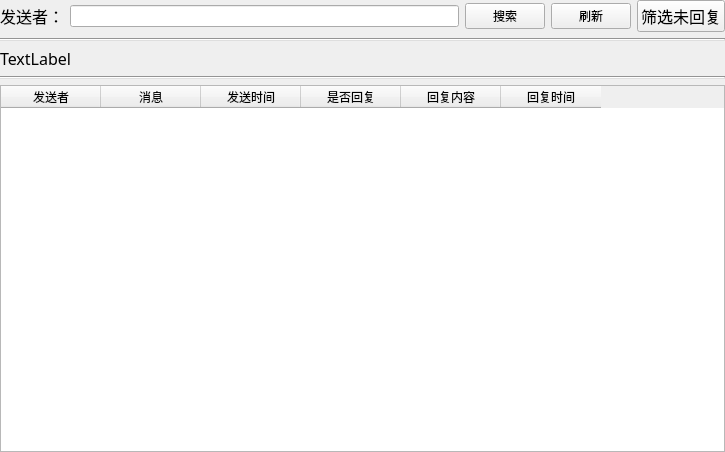
<?xml version="1.0" encoding="UTF-8"?>
<ui version="4.0">
 <class>Form</class>
 <widget class="QWidget" name="Form">
  <property name="geometry">
   <rect>
    <x>0</x>
    <y>0</y>
    <width>725</width>
    <height>452</height>
   </rect>
  </property>
  <property name="windowTitle">
   <string>Form</string>
  </property>
  <layout class="QGridLayout" name="gridLayout">
   <property name="leftMargin">
    <number>0</number>
   </property>
   <property name="topMargin">
    <number>0</number>
   </property>
   <property name="rightMargin">
    <number>0</number>
   </property>
   <property name="bottomMargin">
    <number>0</number>
   </property>
   <item row="0" column="0">
    <layout class="QVBoxLayout" name="verticalLayout">
     <item>
      <layout class="QHBoxLayout" name="horizontalLayout">
       <item>
        <widget class="QLabel" name="label">
         <property name="font">
          <font>
           <family>宋体</family>
           <pointsize>12</pointsize>
          </font>
         </property>
         <property name="styleSheet">
          <string notr="true">font: 12pt &quot;宋体&quot;;</string>
         </property>
         <property name="text">
          <string>发送者：</string>
         </property>
        </widget>
       </item>
       <item>
        <widget class="QLineEdit" name="sender_search_lineEdit">
         <property name="styleSheet">
          <string notr="true">font: 12pt &quot;宋体&quot;;</string>
         </property>
        </widget>
       </item>
       <item>
        <widget class="QPushButton" name="search_sender_pushButton">
         <property name="styleSheet">
          <string notr="true">font: 12pt &quot;宋体&quot;;</string>
         </property>
         <property name="text">
          <string>搜索</string>
         </property>
        </widget>
       </item>
       <item>
        <widget class="QPushButton" name="refresh_pushButton">
         <property name="styleSheet">
          <string notr="true">font: 12pt &quot;宋体&quot;;</string>
         </property>
         <property name="text">
          <string>刷新</string>
         </property>
        </widget>
       </item>
       <item>
        <widget class="QPushButton" name="noreply_pushButton">
         <property name="font">
          <font>
           <family>宋体</family>
           <pointsize>12</pointsize>
          </font>
         </property>
         <property name="styleSheet">
          <string notr="true">font: 12pt &quot;宋体&quot;;</string>
         </property>
         <property name="text">
          <string>筛选未回复</string>
         </property>
        </widget>
       </item>
      </layout>
     </item>
     <item>
      <widget class="Line" name="line">
       <property name="styleSheet">
        <string notr="true">background-color: rgb(222, 222, 222);</string>
       </property>
       <property name="orientation">
        <enum>Qt::Horizontal</enum>
       </property>
      </widget>
     </item>
     <item>
      <widget class="QLabel" name="message_total_label">
       <property name="font">
        <font>
         <family>宋体</family>
         <pointsize>12</pointsize>
        </font>
       </property>
       <property name="styleSheet">
        <string notr="true">font: 12pt &quot;宋体&quot;;</string>
       </property>
       <property name="text">
        <string>TextLabel</string>
       </property>
      </widget>
     </item>
     <item>
      <widget class="Line" name="line_2">
       <property name="styleSheet">
        <string notr="true">background-color: rgb(222, 222, 222);</string>
       </property>
       <property name="orientation">
        <enum>Qt::Horizontal</enum>
       </property>
      </widget>
     </item>
     <item>
      <widget class="QTableWidget" name="tableWidget">
       <property name="styleSheet">
        <string notr="true">font: 12pt &quot;宋体&quot;;</string>
       </property>
       <column>
        <property name="text">
         <string>发送者</string>
        </property>
       </column>
       <column>
        <property name="text">
         <string>消息</string>
        </property>
       </column>
       <column>
        <property name="text">
         <string>发送时间</string>
        </property>
       </column>
       <column>
        <property name="text">
         <string>是否回复</string>
        </property>
       </column>
       <column>
        <property name="text">
         <string>回复内容</string>
        </property>
       </column>
       <column>
        <property name="text">
         <string>回复时间</string>
        </property>
       </column>
      </widget>
     </item>
    </layout>
   </item>
  </layout>
 </widget>
 <resources/>
 <connections/>
</ui>
